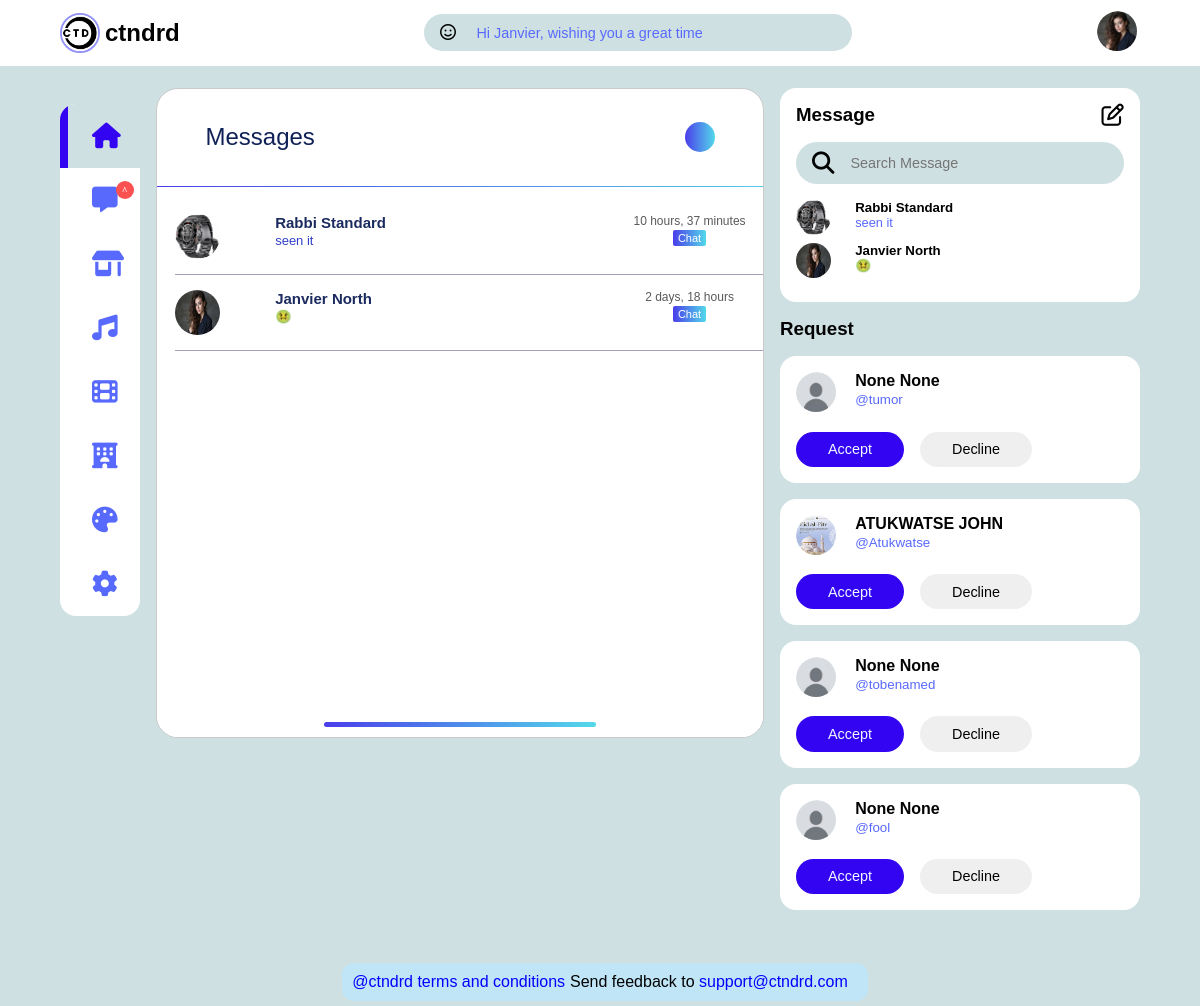
The app's page /messages/ (signed in) with its own data.
### appl/models.py (models this page shows, shortened)
class Profile(models.Model):
    user=models.OneToOneField(User,on_delete=models.CASCADE)
    profile_pic=models.ImageField(upload_to='img/profile/',blank=True, null=True)
    firstname=models.CharField(max_length=50, blank=True, null=True)
    lastname=models.CharField(max_length=50, blank=True, null=True)
    bio=models.TextField(blank=True)
    location=models.CharField(max_length=100, blank=True, null=True)
    follows=models.ManyToManyField("self",
            symmetrical=False,
            blank=True,
            related_name="followed_by")

class Message(models.Model):
    sender = models.ForeignKey(User, on_delete=models.CASCADE, related_name='sent_messages')
    receiver = models.ForeignKey(User, on_delete=models.CASCADE, related_name='received_messages')
    message = models.TextField()
    image = models.ImageField(upload_to = 'img/message/', blank=True, null=True)
    seen = models.BooleanField(default=False)
    timestamp = models.DateTimeField(auto_now_add=True)

### appl/views.py (the view)
# urls.py: path('messages/',views.messages, name='messages'),
@login_required
def messages(request):
    profile=Profile.objects.get(user=request.user)
    follower=profile.follows.all()
    followers=request.user.profile.followed_by.exclude(id__in=request.user.profile.follows.all()) #for requests in the right
    messages=[]
    for follow in follower:
        conversation_messages = Message.objects.filter(
            (Q(sender=profile.user) & Q(receiver=follow.user)) |
            (Q(sender = follow.user) & Q(receiver=profile.user))
        ).order_by('-timestamp')
        if conversation_messages.exists():
            latest_message=conversation_messages.first()
            messages.append({
                'follow':follow,
                'latest_message':latest_message
            })
    return render(request, 'messages/messages.html', {'profile':profile,
                                                      'follower':follower,
                                                      'followers':followers,
                                                      'messages':messages})

### templates/messages/messages.html (shortened to what this page needs)
{% extends 'another home/base.html' %}
{% load static %}
{% block content %}
<link rel="stylesheet" href="{% static 'css/messages.css' %}">
<div class="middle">
    <div class="phoneswrapper">
        <div class="phone">
        <div class="phone_head">
            <div class="title"> Messages </div>
            <div class="icon_bubble msg"> </div>
        </div>
        <div class="divider"> </div>
        <div class="phone_body">
            {% if messages %}
                {% for messag in messages|dictsortreversed:"latest_message.timestamp" %}
                    <a href="{% url 'chat' messag.follow.id %}">
                        <div class="chat">
                            {% if messag.follow.profile_pic %}
                                <img class="chat_avatar" src="{{messag.follow.profile_pic.url}}">
                            {% else %}
                                <img class="chat_avatar" src="{% static 'img/user_avatar.jpg' %}">
                            {% endif %}
                            <div class="chat_info">
                                <div class="contact_name">{{messag.follow.user.profile.firstname}} {{messag.follow.user.profile.lastname}}</div>
                                <div class="contact_msg">{{messag.latest_message.message}}</div>
                            </div>
                            <div class="chat_status">
                                <div class="chat_date">{{messag.latest_message.timestamp|timesince}}</div>
                                <div class="chat_new grad_pb"> Chat </div>
                            </div>
                        </div>
                    </a>
                {% endfor %}
            {% endif %}
        </div>
        <div class="phone_footer">
            <div class="footer_divider grad_pb"> </div>
        </div>
        </div>
    </div>
</div>
{% endblock %}

### templates/another home/base.html (shortened to what this page needs)
{% load static %}
<!DOCTYPE html>
<html lang="en">
<head>
  <link rel="stylesheet" href="{% static 'css/index.css' %}" />
  <link rel="stylesheet" href="https://cdnjs.cloudflare.com/ajax/libs/font-awesome/6.7.2/css/all.min.css" />
</head>
    <body>
        <nav>
          <div class="container">
            <div class="fes" style="display: flex; align-items: center; gap: 5px;">
              <img style="
              width: 40px;
              height: 40px;
              border: 2px solid rgb(148, 148, 248);
              border-radius: 50%;" src="{% static 'img/ctndrd4.png' %}" alt="">
              <h1>ctndrd</h1>
            </div>
            <div class="search-bar">
              <i class="fa-regular fa-face-smile"></i>
              <input type="search" placeholder="Hi {{profile.firstname}}, wishing you a great time" />
            </div>
            <div class="create">
              <div class="profile-photo">
                {% if profile.profile_pic %}
                  <a href="{% url 'profile' %}"><img style="
                  width: 40px;
                  height: 40px;
                  border-radius: 50%;
                  object-fit: cover;
                  object-position: center;" src="{{ profile.profile_pic.url }}" alt=""></a>
                {% endif %}
              </div>
            </div>
          </div>
        </nav>
        <main>
          <div class="container">
            <div class="left">
              <div class="sidebar">
                <a class="manu-item active" href="{% url 'home' %}">
                  <span><i class="fa-solid fa-house"></i></span>
                </a>
                <a class="manu-item" id="messages-notifications" href="{% url 'messages' %}">
                  <span><i class="fa-solid fa-message"><small class="notification-count">^</small></i></span>
                </a>
                <a class="manu-item" href="{% url 'shop' %}">
                  <span><i class="fa-solid fa-shop"></i></span>
                </a>
                <a class="manu-item" href="{% url 'music' %}">
                  <span><i class="fa-solid fa-music"></i></span>
                </a>
                <a class="manu-item" href="{% url 'movie' %}">
                  <span><i class="fa-solid fa-film"></i></span>
                </a>
                <a class="manu-item" href="{% url 'hostel' %}">
                  <span><i class="fa-solid fa-hotel"></i></span>
                </a>
                <a class="manu-item" id="theme">
                  <span><i class="fa-solid fa-palette"></i></span>
                </a>
                <a class="manu-item" href="{% url 'account-settings' %}">
                  <span><i class="fa-solid fa-gear"></i></span>
                </a>
              </div>
            </div>
            {% block content %}
            {% endblock %}
            <div class="right">
              <div class="messages">
                <div class="heading">
                  <h3>Message</h3>
                  <i class="fa-regular fa-pen-to-square"></i>
                </div>
                <div class="search-bar">
                  <i class="fa-solid fa-magnifying-glass"></i>
                  <input
                    type="search"
                    placeholder="Search Message"
                    id="message-search"
                  />
                </div>
                {% if messages %}
                  {% for messag in messages|dictsortreversed:"latest_message.timestamp" %}
                    <a href="{% url 'chat' messag.follow.id %}"><div class="message">
                      <div class="profile-photo">
                        {% if messag.follow.profile_pic %}
                          <img style="width: 35px; height: 35px; border-radius: 50%;" src="{{messag.follow.profile_pic.url}}" alt="" />
                        {% else %}
                          <img style="width: 35px; height: 35px; border-radius: 50%;" src="{% static 'img/user_avatar.jpg' %}" alt="" />
                        {% endif %}
                      </div>
                      <div class="message-body">
                        <h5 style="color: black;">{{messag.follow.user.profile.firstname}} {{messag.follow.user.profile.lastname}}</h5>
                        <p class="text-muted">{{messag.latest_message.message}}</p>
                      </div>
                    </div></a>
                  {% endfor %}
                {% endif %}
              </div>
              <div class="friend-requests">
                <h3>Request</h3>
                {% for s in followers|slice:":4" %}
                  <div class="request">
                    <div class="info">
                      <div class="profile-photo">
                        {% if s.profile_pic %}
                          <a href="{% url 'view_profile' s.id %}"><img style="width: 40px;height: 40px;border-radius: 50%;" src="{{s.profile_pic.url}}" alt="" /></a>
                        {% else %}
                          <a href="{% url 'view_profile' s.id %}"><img style="width: 40px;height: 40px;border-radius: 50%;" src="{% static 'img/user_avatar.jpg' %}" alt="" /></a>
                        {% endif %}
                      </div>
                      <div class="sender">
                        <h4>{{s.firstname}} {{s.lastname}}</h4>
                        <small class="text-muted">@{{s.user.username}}</small>
                      </div>
                    </div>
                    <div class="action">
                      <button class="btn btn-primary"> <a style="color: aliceblue;" href="{% url 'follow_user' s.pk %}">Accept</a></button>
                      <button class="btn"><a style="color: black;" href="{% url 'decline_user' s.pk %}">Decline</a></button>
                    </div>
                  </div>
                {% endfor %}
              </div>
            </div>
          </div>
          <footer>
            <div class="footer-copyRight">
              <div style="gap: 5px; margin: 5px; width: 100%;border-radius: 12px; background-color: rgb(191, 229, 247);display: flex; padding: 10px;">
                <a style="color: blue;" href="{% url 'terms' %}"><p>@ctndrd terms and conditions</p></a>
                <p>Send feedback to <span style="color: blue;">support@ctndrd.com</span></p>
              </div>
            </div>
          </footer>
        </main>
    </body>
</html>

### static/css/messages.css (style rules this page uses)
* { box-sizing: border-box }
body { font-family: 'Poppins', sans-serif; }
.phoneswrapper { display: flex; flex-direction: row; align-items: center; justify-content: center; }
.phone { height: 650px; width: 100%; border-radius: 22px; border: 1px solid #cacaca; overflow: hidden; position: relative; box-shadow: rgba(0, 0, 0, 0.15); background-color: #fff }
.phone_head { display: flex; flex-direction: row; justify-content: space-between; align-items: center; height: 45px; padding: 8%; }
.phone_head .title { font-size: 24px; font-weight: 500; color: #102158; }
.icon_bubble.msg { width: 30px; height: 30px; background: linear-gradient( 90deg, #4a3eea, #53d9ea); border-radius: 50%; }
.divider { height: 1px; width: 111%; background: linear-gradient( 90deg, #4a3eea, #53d9ea); margin-bottom: 12px; }
.phone_body { padding-left: 3%; overflow-y: auto; height: 800px; }
.grad_pb { background: linear-gradient( 90deg, #4a3eea, #53d9ea); color: white; }
img.chat_avatar { width: 45px; height: 45px; border-radius: 50%; margin-right: 8px; }
img.chat_avatar { width: 45px; box-shadow: rgba(31, 37, 72, 0.45); border-radius: 50%; }
.chat { display: flex; justify-content: space-between; padding: 15px 0px; border-bottom: 1px solid #0201445e; max-height: 100px; }
.contact_name { font-weight: 600; color: #1c2b5f; font-size: 15px; margin-bottom: 2px; }
.contact_msg { font-size: 13px; color: rgb(48, 63, 202); font-weight: lighter; }
.chat_info { width: 50%; }
.chat_date { font-size: 12px; color: #5a5a5a; margin-bottom: 2px; }
.chat_new { padding: 2px 5px; font-size: 11px; border-radius: 2px; }
.chat_status { width: 25%; display: flex; flex-direction: column; align-items: center; }
.phone_footer { position: absolute; bottom: 0; height: 61px; width: 100%; display: flex; justify-content: center; align-items: center; right: 0px; background: linear-gradient(0deg, white 40%, #ffffffa1 85%, transparent 95%); }
.footer_divider { height: 5px; width: 45%; border-radius: 10px; margin-top: 35px; }

### records on screen
Profile: firstname "Hi Janvier, wishing you a great time", profile_pic (picture), follow.profile_pic (picture), follow.user.profile.firstname "Janvier", follow.user.profile.lastname "North", latest_message.message "🤢", latest_message.timestamp "2 days, 18 hours"
Profile: follow.profile_pic (picture), follow.user.profile.firstname "Rabbi", follow.user.profile.lastname "Standard", latest_message.message "seen it", latest_message.timestamp "10 hours, 37 minutes"
Profile: firstname "None", lastname "None", user.username "tumor"
Profile: profile_pic (picture), firstname "ATUKWATSE", lastname "JOHN", user.username "Atukwatse"
Profile: firstname "None", lastname "None", user.username "tobenamed"
Profile: firstname "None", lastname "None", user.username "fool"
